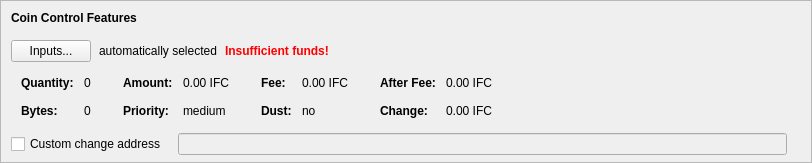
    <widget class="QFrame" name="frameCoinControl">
     <property name="sizePolicy">
      <sizepolicy hsizetype="Expanding" vsizetype="Expanding">
       <horstretch>0</horstretch>
       <verstretch>0</verstretch>
      </sizepolicy>
     </property>
     <property name="maximumSize">
      <size>
       <width>16777215</width>
       <height>16777215</height>
      </size>
     </property>
     <property name="frameShape">
      <enum>QFrame::StyledPanel</enum>
     </property>
     <property name="frameShadow">
      <enum>QFrame::Sunken</enum>
     </property>
     <layout class="QVBoxLayout" name="verticalLayoutCoinControl2">
      <property name="spacing">
       <number>0</number>
      </property>
      <property name="leftMargin">
       <number>0</number>
      </property>
      <property name="topMargin">
       <number>0</number>
      </property>
      <property name="rightMargin">
       <number>0</number>
      </property>
      <property name="bottomMargin">
       <number>6</number>
      </property>
      <item>
       <layout class="QVBoxLayout" name="verticalLayoutCoinControl" stretch="0,0,0,0,1">
        <property name="spacing">
         <number>0</number>
        </property>
        <property name="leftMargin">
         <number>10</number>
        </property>
        <property name="topMargin">
         <number>10</number>
        </property>
        <item>
         <layout class="QHBoxLayout" name="horizontalLayoutCoinControl1">
          <property name="bottomMargin">
           <number>15</number>
          </property>
          <item>
           <widget class="QLabel" name="labelCoinControlFeatures">
            <property name="sizePolicy">
             <sizepolicy hsizetype="Preferred" vsizetype="Maximum">
              <horstretch>0</horstretch>
              <verstretch>0</verstretch>
             </sizepolicy>
            </property>
            <property name="font">
             <font>
              <weight>75</weight>
              <bold>true</bold>
             </font>
            </property>
            <property name="styleSheet">
             <string notr="true">font-weight:bold;</string>
            </property>
            <property name="text">
             <string>Coin Control Features</string>
            </property>
           </widget>
          </item>
         </layout>
        </item>
        <item>
         <layout class="QHBoxLayout" name="horizontalLayoutCoinControl2" stretch="0,0,0,0">
          <property name="spacing">
           <number>8</number>
          </property>
          <property name="bottomMargin">
           <number>10</number>
          </property>
          <item>
           <widget class="QPushButton" name="pushButtonCoinControl">
            <property name="styleSheet">
             <string notr="true"/>
            </property>
            <property name="text">
             <string>Inputs...</string>
            </property>
            <property name="autoDefault">
             <bool>false</bool>
            </property>
           </widget>
          </item>
          <item>
           <widget class="QLabel" name="labelCoinControlAutomaticallySelected">
            <property name="text">
             <string>automatically selected</string>
            </property>
            <property name="margin">
             <number>5</number>
            </property>
           </widget>
          </item>
          <item>
           <widget class="QLabel" name="labelCoinControlInsuffFunds">
            <property name="font">
             <font>
              <weight>75</weight>
              <bold>true</bold>
             </font>
            </property>
            <property name="styleSheet">
             <string notr="true">color:red;font-weight:bold;</string>
            </property>
            <property name="text">
             <string>Insufficient funds!</string>
            </property>
            <property name="margin">
             <number>5</number>
            </property>
           </widget>
          </item>
          <item>
           <spacer name="horizontalSpacerCoinControl">
            <property name="orientation">
             <enum>Qt::Horizontal</enum>
            </property>
            <property name="sizeHint" stdset="0">
             <size>
              <width>40</width>
              <height>1</height>
             </size>
            </property>
           </spacer>
          </item>
         </layout>
        </item>
        <item>
         <widget class="QWidget" name="widgetCoinControl" native="true">
          <property name="sizePolicy">
           <sizepolicy hsizetype="Preferred" vsizetype="Preferred">
            <horstretch>0</horstretch>
            <verstretch>0</verstretch>
           </sizepolicy>
          </property>
          <property name="minimumSize">
           <size>
            <width>0</width>
            <height>0</height>
           </size>
          </property>
          <property name="styleSheet">
           <string notr="true"/>
          </property>
          <layout class="QHBoxLayout" name="horizontalLayoutCoinControl5">
           <property name="leftMargin">
            <number>0</number>
           </property>
           <property name="topMargin">
            <number>0</number>
           </property>
           <property name="rightMargin">
            <number>0</number>
           </property>
           <property name="bottomMargin">
            <number>0</number>
           </property>
           <item>
            <layout class="QHBoxLayout" name="horizontalLayoutCoinControl3" stretch="0,0,0,1">
             <property name="spacing">
              <number>20</number>
             </property>
             <property name="topMargin">
              <number>0</number>
             </property>
             <property name="bottomMargin">
              <number>10</number>
             </property>
             <item>
              <layout class="QFormLayout" name="formLayoutCoinControl1">
               <property name="horizontalSpacing">
                <number>10</number>
               </property>
               <property name="verticalSpacing">
                <number>14</number>
               </property>
               <property name="leftMargin">
                <number>10</number>
               </property>
               <property name="topMargin">
                <number>4</number>
               </property>
               <property name="rightMargin">
                <number>6</number>
               </property>
               <item row="0" column="0">
                <widget class="QLabel" name="labelCoinControlQuantityText">
                 <property name="font">
                  <font>
                   <weight>75</weight>
                   <bold>true</bold>
                  </font>
                 </property>
                 <property name="text">
                  <string>Quantity:</string>
                 </property>
                 <property name="margin">
                  <number>0</number>
                 </property>
                </widget>
               </item>
               <item row="0" column="1">
                <widget class="QLabel" name="labelCoinControlQuantity">
                 <property name="cursor">
                  <cursorShape>IBeamCursor</cursorShape>
                 </property>
                 <property name="contextMenuPolicy">
                  <enum>Qt::ActionsContextMenu</enum>
                 </property>
                 <property name="text">
                  <string notr="true">0</string>
                 </property>
                 <property name="margin">
                  <number>0</number>
                 </property>
                 <property name="textInteractionFlags">
                  <set>Qt::LinksAccessibleByMouse|Qt::TextSelectableByKeyboard|Qt::TextSelectableByMouse</set>
                 </property>
                </widget>
               </item>
               <item row="1" column="0">
                <widget class="QLabel" name="labelCoinControlBytesText">
                 <property name="font">
                  <font>
                   <weight>75</weight>
                   <bold>true</bold>
                  </font>
                 </property>
                 <property name="text">
                  <string>Bytes:</string>
                 </property>
                </widget>
               </item>
               <item row="1" column="1">
                <widget class="QLabel" name="labelCoinControlBytes">
                 <property name="cursor">
                  <cursorShape>IBeamCursor</cursorShape>
                 </property>
                 <property name="contextMenuPolicy">
                  <enum>Qt::ActionsContextMenu</enum>
                 </property>
                 <property name="text">
                  <string notr="true">0</string>
                 </property>
                 <property name="textInteractionFlags">
                  <set>Qt::LinksAccessibleByMouse|Qt::TextSelectableByKeyboard|Qt::TextSelectableByMouse</set>
                 </property>
                </widget>
               </item>
              </layout>
             </item>
             <item>
              <layout class="QFormLayout" name="formLayoutCoinControl2">
               <property name="horizontalSpacing">
                <number>10</number>
               </property>
               <property name="verticalSpacing">
                <number>14</number>
               </property>
               <property name="leftMargin">
                <number>6</number>
               </property>
               <property name="topMargin">
                <number>4</number>
               </property>
               <property name="rightMargin">
                <number>6</number>
               </property>
               <item row="0" column="0">
                <widget class="QLabel" name="labelCoinControlAmountText">
                 <property name="font">
                  <font>
                   <weight>75</weight>
                   <bold>true</bold>
                  </font>
                 </property>
                 <property name="text">
                  <string>Amount:</string>
                 </property>
                 <property name="margin">
                  <number>0</number>
                 </property>
                </widget>
               </item>
               <item row="0" column="1">
                <widget class="QLabel" name="labelCoinControlAmount">
                 <property name="cursor">
                  <cursorShape>IBeamCursor</cursorShape>
                 </property>
                 <property name="contextMenuPolicy">
                  <enum>Qt::ActionsContextMenu</enum>
                 </property>
                 <property name="text">
                  <string notr="true">0.00 IFC</string>
                 </property>
                 <property name="textInteractionFlags">
                  <set>Qt::LinksAccessibleByMouse|Qt::TextSelectableByKeyboard|Qt::TextSelectableByMouse</set>
                 </property>
                </widget>
               </item>
               <item row="1" column="0">
                <widget class="QLabel" name="labelCoinControlPriorityText">
                 <property name="font">
                  <font>
                   <weight>75</weight>
                   <bold>true</bold>
                  </font>
                 </property>
                 <property name="text">
                  <string>Priority:</string>
                 </property>
                </widget>
               </item>
               <item row="1" column="1">
                <widget class="QLabel" name="labelCoinControlPriority">
                 <property name="cursor">
                  <cursorShape>IBeamCursor</cursorShape>
                 </property>
                 <property name="contextMenuPolicy">
                  <enum>Qt::ActionsContextMenu</enum>
                 </property>
                 <property name="text">
                  <string notr="true">medium</string>
                 </property>
                 <property name="textInteractionFlags">
                  <set>Qt::LinksAccessibleByMouse|Qt::TextSelectableByKeyboard|Qt::TextSelectableByMouse</set>
                 </property>
                </widget>
               </item>
              </layout>
             </item>
             <item>
              <layout class="QFormLayout" name="formLayoutCoinControl3">
               <property name="horizontalSpacing">
                <number>10</number>
               </property>
               <property name="verticalSpacing">
                <number>14</number>
               </property>
               <property name="leftMargin">
                <number>6</number>
               </property>
               <property name="topMargin">
                <number>4</number>
               </property>
               <property name="rightMargin">
                <number>6</number>
               </property>
               <item row="0" column="0">
                <widget class="QLabel" name="labelCoinControlFeeText">
                 <property name="font">
                  <font>
                   <weight>75</weight>
                   <bold>true</bold>
                  </font>
                 </property>
                 <property name="text">
                  <string>Fee:</string>
                 </property>
                 <property name="margin">
                  <number>0</number>
                 </property>
                </widget>
               </item>
               <item row="0" column="1">
                <widget class="QLabel" name="labelCoinControlFee">
                 <property name="cursor">
                  <cursorShape>IBeamCursor</cursorShape>
                 </property>
                 <property name="contextMenuPolicy">
                  <enum>Qt::ActionsContextMenu</enum>
                 </property>
                 <property name="text">
                  <string notr="true">0.00 IFC</string>
                 </property>
                 <property name="textInteractionFlags">
                  <set>Qt::LinksAccessibleByMouse|Qt::TextSelectableByKeyboard|Qt::TextSelectableByMouse</set>
                 </property>
                </widget>
               </item>
               <item row="1" column="0">
                <widget class="QLabel" name="labelCoinControlLowOutputText">
                 <property name="font">
                  <font>
                   <weight>75</weight>
                   <bold>true</bold>
                  </font>
                 </property>
                 <property name="text">
                  <string>Dust:</string>
                 </property>
                </widget>
               </item>
               <item row="1" column="1">
                <widget class="QLabel" name="labelCoinControlLowOutput">
                 <property name="cursor">
                  <cursorShape>IBeamCursor</cursorShape>
                 </property>
                 <property name="contextMenuPolicy">
                  <enum>Qt::ActionsContextMenu</enum>
                 </property>
                 <property name="text">
                  <string notr="true">no</string>
                 </property>
                 <property name="textInteractionFlags">
                  <set>Qt::LinksAccessibleByMouse|Qt::TextSelectableByKeyboard|Qt::TextSelectableByMouse</set>
                 </property>
                </widget>
               </item>
              </layout>
             </item>
             <item>
              <layout class="QFormLayout" name="formLayoutCoinControl4">
               <property name="horizontalSpacing">
                <number>10</number>
               </property>
               <property name="verticalSpacing">
                <number>14</number>
               </property>
               <property name="leftMargin">
                <number>6</number>
               </property>
               <property name="topMargin">
                <number>4</number>
               </property>
               <property name="rightMargin">
                <number>6</number>
               </property>
               <item row="0" column="0">
                <widget class="QLabel" name="labelCoinControlAfterFeeText">
                 <property name="font">
                  <font>
                   <weight>75</weight>
                   <bold>true</bold>
                  </font>
                 </property>
                 <property name="text">
                  <string>After Fee:</string>
                 </property>
                 <property name="margin">
                  <number>0</number>
                 </property>
                </widget>
               </item>
               <item row="0" column="1">
                <widget class="QLabel" name="labelCoinControlAfterFee">
                 <property name="cursor">
                  <cursorShape>IBeamCursor</cursorShape>
                 </property>
                 <property name="contextMenuPolicy">
                  <enum>Qt::ActionsContextMenu</enum>
                 </property>
                 <property name="text">
                  <string notr="true">0.00 IFC</string>
                 </property>
                 <property name="textInteractionFlags">
                  <set>Qt::LinksAccessibleByMouse|Qt::TextSelectableByKeyboard|Qt::TextSelectableByMouse</set>
                 </property>
                </widget>
               </item>
               <item row="1" column="0">
                <widget class="QLabel" name="labelCoinControlChangeText">
                 <property name="font">
                  <font>
                   <weight>75</weight>
                   <bold>true</bold>
                  </font>
                 </property>
                 <property name="text">
                  <string>Change:</string>
                 </property>
                </widget>
               </item>
               <item row="1" column="1">
                <widget class="QLabel" name="labelCoinControlChange">
                 <property name="cursor">
                  <cursorShape>IBeamCursor</cursorShape>
                 </property>
                 <property name="contextMenuPolicy">
                  <enum>Qt::ActionsContextMenu</enum>
                 </property>
                 <property name="text">
                  <string notr="true">0.00 IFC</string>
                 </property>
                 <property name="textInteractionFlags">
                  <set>Qt::LinksAccessibleByMouse|Qt::TextSelectableByKeyboard|Qt::TextSelectableByMouse</set>
                 </property>
                </widget>
               </item>
              </layout>
             </item>
            </layout>
           </item>
          </layout>
         </widget>
        </item>
        <item>
         <layout class="QHBoxLayout" name="horizontalLayoutCoinControl4" stretch="0,0,0">
          <property name="spacing">
           <number>12</number>
          </property>
          <property name="sizeConstraint">
           <enum>QLayout::SetDefaultConstraint</enum>
          </property>
          <property name="topMargin">
           <number>5</number>
          </property>
          <property name="rightMargin">
           <number>5</number>
          </property>
          <item>
           <widget class="QCheckBox" name="checkBoxCoinControlChange">
            <property name="toolTip">
             <string>If this is activated, but the change address is empty or invalid, change will be sent to a newly generated address.</string>
            </property>
            <property name="text">
             <string>Custom change address</string>
            </property>
           </widget>
          </item>
          <item>
           <widget class="QValidatedLineEdit" name="lineEditCoinControlChange">
            <property name="enabled">
             <bool>false</bool>
            </property>
            <property name="sizePolicy">
             <sizepolicy hsizetype="Expanding" vsizetype="Fixed">
              <horstretch>0</horstretch>
              <verstretch>0</verstretch>
             </sizepolicy>
            </property>
           </widget>
          </item>
          <item>
           <widget class="QLabel" name="labelCoinControlChangeLabel">
            <property name="sizePolicy">
             <sizepolicy hsizetype="Preferred" vsizetype="Expanding">
              <horstretch>0</horstretch>
              <verstretch>0</verstretch>
             </sizepolicy>
            </property>
            <property name="minimumSize">
             <size>
              <width>0</width>
              <height>0</height>
             </size>
            </property>
            <property name="text">
             <string/>
            </property>
            <property name="margin">
             <number>3</number>
            </property>
           </widget>
          </item>
         </layout>
        </item>
        <item>
         <spacer name="verticalSpacerCoinControl">
          <property name="orientation">
           <enum>Qt::Vertical</enum>
          </property>
          <property name="sizeHint" stdset="0">
           <size>
            <width>800</width>
            <height>1</height>
           </size>
          </property>
         </spacer>
        </item>
       </layout>
      </item>
     </layout>
    </widget>
